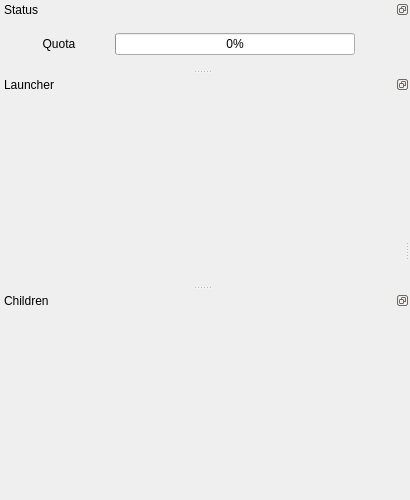
<ui version="4.0" >
 <class>Qt_launchpadClass</class>
 <widget class="QMainWindow" name="Qt_launchpadClass" >
  <property name="geometry" >
   <rect>
    <x>0</x>
    <y>0</y>
    <width>410</width>
    <height>500</height>
   </rect>
  </property>
  <property name="minimumSize" >
   <size>
    <width>410</width>
    <height>500</height>
   </size>
  </property>
  <property name="maximumSize" >
   <size>
    <width>410</width>
    <height>500</height>
   </size>
  </property>
  <property name="windowTitle" >
   <string>Qt Launchpad</string>
  </property>
  <widget class="QWidget" name="centralwidget" />
  <widget class="QDockWidget" name="statusDockWidget" >
   <property name="minimumSize" >
    <size>
     <width>410</width>
     <height>0</height>
    </size>
   </property>
   <property name="features" >
    <set>QDockWidget::DockWidgetFloatable|QDockWidget::DockWidgetMovable|QDockWidget::NoDockWidgetFeatures</set>
   </property>
   <property name="allowedAreas" >
    <set>Qt::LeftDockWidgetArea</set>
   </property>
   <property name="windowTitle" >
    <string>Status</string>
   </property>
   <attribute name="dockWidgetArea" >
    <number>1</number>
   </attribute>
   <widget class="QWidget" name="statusDockWidgetContents" >
    <property name="maximumSize" >
     <size>
      <width>16777215</width>
      <height>50</height>
     </size>
    </property>
    <layout class="QHBoxLayout" >
     <item>
      <widget class="QLabel" name="label" >
       <property name="minimumSize" >
        <size>
         <width>100</width>
         <height>0</height>
        </size>
       </property>
       <property name="text" >
        <string>Quota</string>
       </property>
       <property name="alignment" >
        <set>Qt::AlignCenter</set>
       </property>
      </widget>
     </item>
     <item>
      <widget class="Kbyte_loadbar" name="totalQuotaProgressBar" >
       <property name="minimumSize" >
        <size>
         <width>240</width>
         <height>0</height>
        </size>
       </property>
       <property name="value" >
        <number>0</number>
       </property>
      </widget>
     </item>
     <item>
      <spacer>
       <property name="orientation" >
        <enum>Qt::Horizontal</enum>
       </property>
       <property name="sizeHint" >
        <size>
         <width>40</width>
         <height>20</height>
        </size>
       </property>
      </spacer>
     </item>
    </layout>
   </widget>
  </widget>
  <widget class="QDockWidget" name="launcherDockWidget" >
   <property name="minimumSize" >
    <size>
     <width>410</width>
     <height>0</height>
    </size>
   </property>
   <property name="features" >
    <set>QDockWidget::DockWidgetFloatable|QDockWidget::DockWidgetMovable|QDockWidget::NoDockWidgetFeatures</set>
   </property>
   <property name="allowedAreas" >
    <set>Qt::LeftDockWidgetArea</set>
   </property>
   <property name="windowTitle" >
    <string>Launcher</string>
   </property>
   <attribute name="dockWidgetArea" >
    <number>1</number>
   </attribute>
   <widget class="QWidget" name="launcherDockWidgetContents" />
  </widget>
  <widget class="QDockWidget" name="childrenDockWidget" >
   <property name="minimumSize" >
    <size>
     <width>410</width>
     <height>0</height>
    </size>
   </property>
   <property name="features" >
    <set>QDockWidget::DockWidgetFloatable|QDockWidget::DockWidgetMovable|QDockWidget::NoDockWidgetFeatures</set>
   </property>
   <property name="allowedAreas" >
    <set>Qt::LeftDockWidgetArea</set>
   </property>
   <property name="windowTitle" >
    <string>Children</string>
   </property>
   <attribute name="dockWidgetArea" >
    <number>1</number>
   </attribute>
   <widget class="QWidget" name="childrenDockWidgetContents" />
  </widget>
 </widget>
 <customwidgets>
  <customwidget>
   <class>Kbyte_loadbar</class>
   <extends>QProgressBar</extends>
   <header>kbyte_loadbar.h</header>
  </customwidget>
 </customwidgets>
 <resources/>
 <connections/>
</ui>
